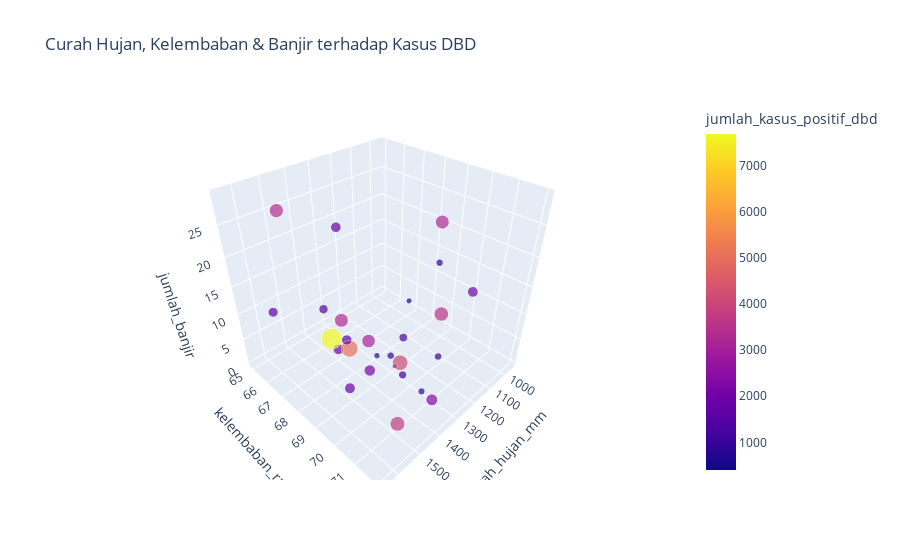

This figure's notebook cell:
### Code cell
fig = px.scatter_3d(df,x='curah_hujan_mm',y='kelembaban_rata2',z='jumlah_banjir',color='jumlah_kasus_positif_dbd',size='jumlah_kasus_positif_dbd',
    title='Curah Hujan, Kelembaban & Banjir terhadap Kasus DBD'
)
fig.show()

### Figure 1 — Plotly figure (JSON) as saved in the notebook; plotly's stock layout.template omitted (floating-point values rounded to 4 significant figures)
{"data": [{"hovertemplate": "curah_hujan_mm=%{x}<br>kelembaban_rata2=%{y}<br>jumlah_banjir=%{z}<br>jumlah_kasus_positif_dbd=%{marker.color}<extra></extra>", "legendgroup": "", "marker": {"color": [3589, 3754, 1902, 3404, 1420, 1932, 1833, 3269, 528, 3279, 2165, 1275, 890, 1088, 1929, 841, 2303, 763, 7680, 400, 4167, 3117, 850, 597, 5040, 1631, 1777], "coloraxis": "coloraxis", "size": [3589, 3754, 1902, 3404, 1420, 1932, 1833, 3269, 528, 3279, 2165, 1275, 890, 1088, 1929, 841, 2303, 763, 7680, 400, 4167, 3117, 850, 597, 5040, 1631, 1777], "sizemode": "area", "sizeref": 19.2, "symbol": "circle"}, "mode": "markers", "name": "", "scene": "scene", "showlegend": false, "type": "scatter3d", "x": [1425, 1588, 1551, 1585, 1452, 1594, 1213, 1374, 1100, 1189, 1416, 1239, 1143, 1348, 956, 1318, 1432, 1359, 1501, 1283, 1364, 1419, 1307, 1379, 1424, 1650, 1434], "y": [72, 72, 69, 67, 67, 70, 65, 67, 68, 70, 69, 69, 70, 70, 70, 71, 72, 71, 68, 69, 70, 69, 69, 69, 68, 67, 68], "z": [21, 8, 11, 29, 11, 8, 18, 7, 7, 26, 3, 5, 1, 3, 10, 24, 7, 3, 9, 0, 6, 9, 3, 5, 5, 15, 7]}], "layout": {"coloraxis": {"colorbar": {"title": {"text": "jumlah_kasus_positif_dbd"}}, "colorscale": [[0, "#0d0887"], [0.1111, "#46039f"], [0.2222, "#7201a8"], [0.3333, "#9c179e"], [0.4444, "#bd3786"], [0.5556, "#d8576b"], [0.6667, "#ed7953"], [0.7778, "#fb9f3a"], [0.8889, "#fdca26"], [1, "#f0f921"]]}, "legend": {"itemsizing": "constant", "tracegroupgap": 0}, "scene": {"domain": {"x": [0, 1], "y": [0, 1]}, "xaxis": {"title": {"text": "curah_hujan_mm"}}, "yaxis": {"title": {"text": "kelembaban_rata2"}}, "zaxis": {"title": {"text": "jumlah_banjir"}}}, "title": {"text": "Curah Hujan, Kelembaban & Banjir terhadap Kasus DBD"}}}
